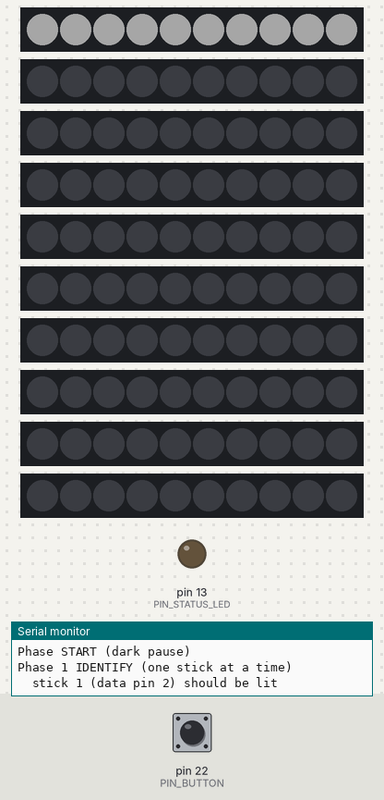
Bench run of a sketch on a simulated Arduino Mega 2560, built with avr-gcc and run on an emulated ATmega2560. On the bench: 10 × 10 RGB LEDs in strip order, left to right, output pins drawn as LEDs (lit = HIGH), the last lines printed to the serial monitor. The inputs (shaded band) are chosen by the test bench; at power-on: pin 22 (PIN_BUTTON) HIGH. Dim RGB values are drawn brighter than linear.

Above: at 2.1 s.
2.2 s: pin 22 (PIN_BUTTON) pulled LOW for 0.15 s
At 2.9 s:
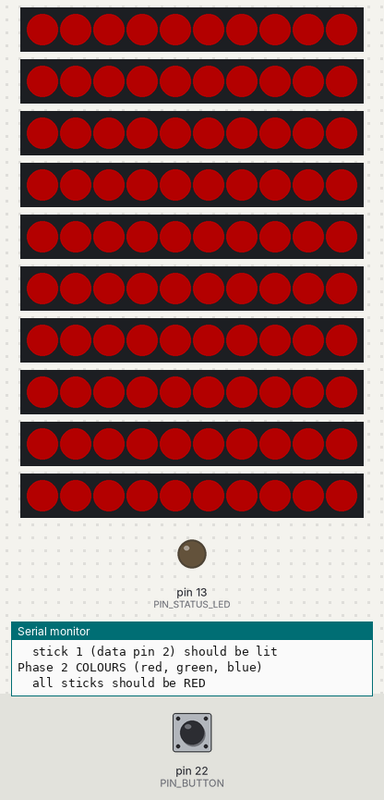
5.3 s: pin 22 (PIN_BUTTON) pulled LOW for 1 s
At 5.35 s:
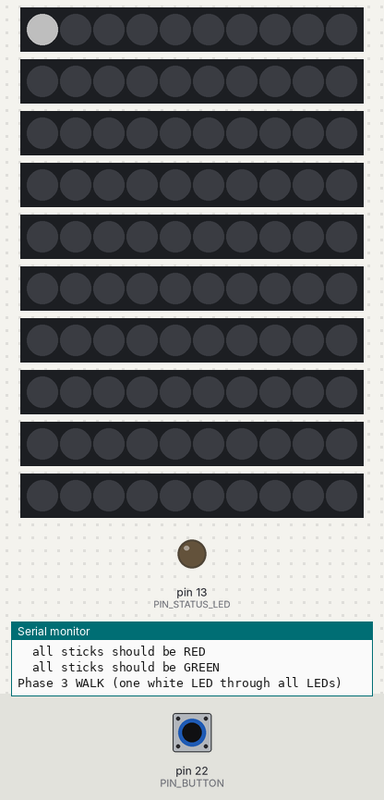
6.9 s: pin 22 (PIN_BUTTON) pulled LOW for 0.15 s
At 7.8 s:
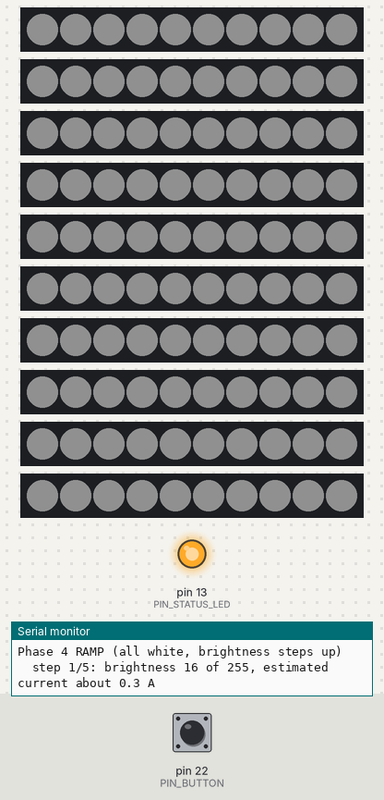
10.0 s: pin 22 (PIN_BUTTON) pulled LOW for 3.2 s
14.7 s: pin 22 (PIN_BUTTON) pulled LOW for 0.15 s
At 15.7 s:
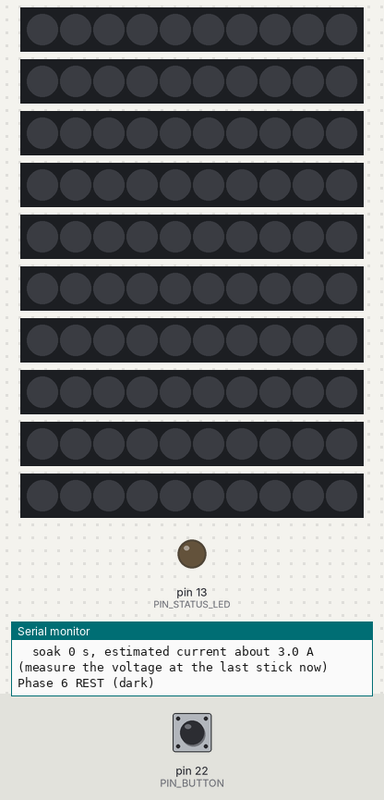
17.8 s: pin 22 (PIN_BUTTON) pulled LOW for 1 s
At 21.4 s:
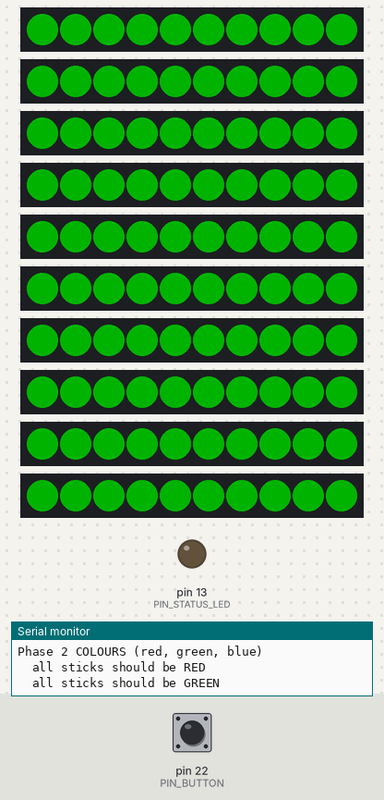
Timing chart, 0 to 22.9 s (numbered marks = the images above; inputs shaded):
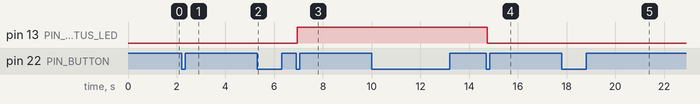

Measured:
- after the input at 2.2 s, the LEDs: first change after 0.05 s (image 1 shows a later state)
- after the input at 5.3 s, the LEDs: first change after 0.05 s (image 2 shows a later state)
- after the input at 6.9 s, pin 13 (PIN_STATUS_LED): LOW → HIGH after 0.05 s; the LEDs: change after 0.06 s (image 3)
- after the input at 14.7 s, pin 13 (PIN_STATUS_LED): HIGH → LOW after 0.04 s; the LEDs: change after 0.05 s (image 4)
- after the input at 17.8 s, the LEDs: first change after 0.05 s (image 5 shows a later state)

The sketch:

sketch.ino
```cpp
/*
 * Stick test - 10 Grove RGB LED sticks (10 x WS2813 mini LEDs each) on a SEPARATE 5 V supply
 *
 * Purpose: check that all 10 sticks (100 LEDs) work together, that the colour order is right and that
 * the separate 5 V supply and its wiring are strong enough. The Arduino only sends the data signal
 * (one data pin per stick) and shares GND; it does NOT power the sticks. Power the sticks BEFORE
 * the Arduino (see README.txt), and keep MAX_BRIGHTNESS low until the supply has been checked.
 *
 * The test runs these phases and then starts over (the push button on pin 22 skips to the next phase):
 *   1. IDENTIFY  one stick at a time lights up white (stick 1, 2, ... 10, see layout-diagram.pdf).
 *                Checks that every stick is on its own data pin and that all 10 LEDs of it work.
 *   2. COLOURS   all sticks red, then green, then blue. Wrong colour order shows other colours.
 *   3. WALK      one white LED walks through all 100 LEDs (stick 1 to stick 10).
 *   4. RAMP      all LEDs white, brightness goes up in steps (up to MAX_BRIGHTNESS). The Serial Monitor
 *                (115200 baud) prints the step and a rough current estimate. Watch for: flicker,
 *                white turning yellow/orange/red at the far end (voltage drop), the Arduino
 *                restarting (bad ground), a supply that clicks or shuts down.
 *   5. SOAK      everything stays white at MAX_BRIGHTNESS for SOAK_MS. Touch the wires and the
 *                supply: nothing should get hot. Measure the voltage at the last stick (4.5 V or more).
 *   6. REST      everything dark for a moment, then the test starts again from phase 1.
 *
 * Settings are at the top. Only built-in types are used in function signatures (Arduino's
 * automatic prototypes, see the main sketch).
 */

#include <Adafruit_NeoPixel.h>

// ============================== CONFIGURATION ==============================
constexpr uint8_t STICK_COUNT = 10;          // sticks the sketch knows (do not change)
constexpr uint8_t ACTIVE_STICKS = 10;        // sticks really connected, 1..STICK_COUNT, in the pin order below
constexpr uint8_t LEDS_PER_STICK = 10;
// Data pins = the yellow SIG wire of the sticks. These are the signal pins of the Grove connectors
// D2..D8 and A0..A2 of the Grove Base Shield (stick n is plugged into the n-th connector in this list).
constexpr uint8_t STICK_PINS[STICK_COUNT] = {2, 3, 4, 5, 6, 7, 8, A0, A1, A2};
constexpr uint8_t PIN_BUTTON = 22;           // optional push button to GND (pin 22 on the Mega's long header)
constexpr uint8_t PIN_STATUS_LED = 13;       // on during the high-load phases RAMP and SOAK
constexpr uint16_t COLOR_ORDER = NEO_GRB + NEO_KHZ800;   // WS2813: green-red-blue order, 800 kHz

constexpr uint8_t MAX_BRIGHTNESS = 128;      // 0..255. 255 = all 100 LEDs full white (about 5-6 A). Raise it
                                             // only when the 5 V supply is rated 8 A or more and the wiring is checked.
constexpr uint8_t IDENTIFY_BRIGHTNESS = 40;
constexpr uint8_t COLOUR_BRIGHTNESS = 60;
constexpr uint8_t WALK_BRIGHTNESS = 80;

constexpr uint32_t BOOT_MS = 1500;           // dark pause at power-up (lets the sticks start)
constexpr uint32_t IDENTIFY_STICK_MS = 1200; // time one stick is lit in phase 1
constexpr uint32_t COLOUR_MS = 2500;         // time one colour is shown in phase 2
constexpr uint32_t WALK_STEP_MS = 60;        // time the walking LED stays on one LED
constexpr uint8_t WALK_PASSES = 2;           // how many times it walks through all LEDs
constexpr uint32_t RAMP_STEP_MS = 5000;      // time one brightness step is held in phase 4
constexpr uint32_t SOAK_MS = 30000;          // phase 5 length
constexpr uint32_t REST_MS = 3000;
constexpr uint32_t SOAK_REPORT_MS = 5000;    // Serial message interval during SOAK
constexpr uint8_t ESTIMATE_MA_PER_CHANNEL = 20;   // guess for the Serial estimate: mA per colour channel at full brightness
constexpr uint32_t FRAME_MS = 20;            // data refresh interval
constexpr uint16_t DEBOUNCE_MS = 40;

constexpr uint8_t RAMP_STEP_COUNT = 9;
constexpr uint8_t RAMP_STEPS[RAMP_STEP_COUNT] = {16, 32, 64, 96, 128, 160, 192, 224, 255};
// ===========================================================================

constexpr uint8_t PH_START = 0;
constexpr uint8_t PH_IDENTIFY = 1;
constexpr uint8_t PH_COLOURS = 2;
constexpr uint8_t PH_WALK = 3;
constexpr uint8_t PH_RAMP = 4;
constexpr uint8_t PH_SOAK = 5;
constexpr uint8_t PH_REST = 6;
constexpr uint8_t PH_COUNT = 7;

// One object per stick (the objects are never copied; the pointer array below walks through them).
Adafruit_NeoPixel stick1(LEDS_PER_STICK, STICK_PINS[0], COLOR_ORDER);
Adafruit_NeoPixel stick2(LEDS_PER_STICK, STICK_PINS[1], COLOR_ORDER);
Adafruit_NeoPixel stick3(LEDS_PER_STICK, STICK_PINS[2], COLOR_ORDER);
Adafruit_NeoPixel stick4(LEDS_PER_STICK, STICK_PINS[3], COLOR_ORDER);
Adafruit_NeoPixel stick5(LEDS_PER_STICK, STICK_PINS[4], COLOR_ORDER);
Adafruit_NeoPixel stick6(LEDS_PER_STICK, STICK_PINS[5], COLOR_ORDER);
Adafruit_NeoPixel stick7(LEDS_PER_STICK, STICK_PINS[6], COLOR_ORDER);
Adafruit_NeoPixel stick8(LEDS_PER_STICK, STICK_PINS[7], COLOR_ORDER);
Adafruit_NeoPixel stick9(LEDS_PER_STICK, STICK_PINS[8], COLOR_ORDER);
Adafruit_NeoPixel stick10(LEDS_PER_STICK, STICK_PINS[9], COLOR_ORDER);
Adafruit_NeoPixel *const sticks[STICK_COUNT] = {&stick1, &stick2, &stick3, &stick4, &stick5,
                                                &stick6, &stick7, &stick8, &stick9, &stick10};

uint8_t phase = PH_START;
unsigned long phaseStart = 0;
unsigned long lastFrame = 0;
int announced = -1;               // last Serial announcement inside the current phase (step, stick, ...)
unsigned int cycleCount = 0;      // finished test cycles
uint8_t buttonStable = HIGH;
uint8_t buttonRaw = HIGH;
unsigned long buttonChangedAt = 0;

uint16_t totalLeds() {
  return (uint16_t)ACTIVE_STICKS * LEDS_PER_STICK;
}

// The brightness used by ramp step i (the steps stop at MAX_BRIGHTNESS).
uint8_t rampBrightness(uint8_t step) {
  const uint8_t b = RAMP_STEPS[step];
  return b > MAX_BRIGHTNESS ? MAX_BRIGHTNESS : b;
}

// Number of ramp steps: up to and including the first step that reaches MAX_BRIGHTNESS.
uint8_t rampLength() {
  uint8_t n = 0;
  while (n < RAMP_STEP_COUNT) {
    n++;
    if (RAMP_STEPS[n - 1] >= MAX_BRIGHTNESS) break;
  }
  return n;
}

unsigned long phaseDuration(uint8_t ph) {
  switch (ph) {
    case PH_START:    return BOOT_MS;
    case PH_IDENTIFY: return (unsigned long)ACTIVE_STICKS * IDENTIFY_STICK_MS;
    case PH_COLOURS:  return 3UL * COLOUR_MS;
    case PH_WALK:     return (unsigned long)WALK_PASSES * totalLeds() * WALK_STEP_MS;
    case PH_RAMP:     return (unsigned long)rampLength() * RAMP_STEP_MS;
    case PH_SOAK:     return SOAK_MS;
    default:          return REST_MS;
  }
}

// Rough current of all active LEDs lit white at this brightness, in mA (a guess, not a measurement).
unsigned long estimateMilliamps(uint8_t brightness) {
  return (unsigned long)totalLeds() * 3UL * ESTIMATE_MA_PER_CHANNEL * brightness / 255UL;
}

void printAmps(unsigned long milliamps) {
  Serial.print((int)(milliamps / 1000UL));
  Serial.print(F("."));
  Serial.print((int)((milliamps % 1000UL) / 100UL));
  Serial.print(F(" A"));
}

void setBrightnessAll(uint8_t brightness) {
  for (uint8_t i = 0; i < STICK_COUNT; i++) sticks[i]->setBrightness(brightness);
}

void clearAll() {
  for (uint8_t i = 0; i < STICK_COUNT; i++) sticks[i]->clear();
}

void fillAll(uint32_t color) {
  for (uint8_t i = 0; i < ACTIVE_STICKS; i++) {
    for (uint8_t k = 0; k < LEDS_PER_STICK; k++) sticks[i]->setPixelColor(k, color);
  }
}

void showAll() {
  for (uint8_t i = 0; i < STICK_COUNT; i++) sticks[i]->show();
}

void printPhaseName(uint8_t ph) {
  switch (ph) {
    case PH_START:    Serial.print(F("START (dark pause)")); break;
    case PH_IDENTIFY: Serial.print(F("1 IDENTIFY (one stick at a time)")); break;
    case PH_COLOURS:  Serial.print(F("2 COLOURS (red, green, blue)")); break;
    case PH_WALK:     Serial.print(F("3 WALK (one white LED through all LEDs)")); break;
    case PH_RAMP:     Serial.print(F("4 RAMP (all white, brightness steps up)")); break;
    case PH_SOAK:     Serial.print(F("5 SOAK (all white at MAX_BRIGHTNESS)")); break;
    default:          Serial.print(F("6 REST (dark)")); break;
  }
}

void startPhase(uint8_t next, unsigned long now) {
  if (next >= PH_COUNT) {
    cycleCount++;
    Serial.print(F("Test cycle "));
    Serial.print((int)cycleCount);
    Serial.println(F(" finished. Starting again."));
    next = PH_IDENTIFY;
  }
  phase = next;
  phaseStart = now;
  announced = -1;
  clearAll();
  showAll();
  digitalWrite(PIN_STATUS_LED, (phase == PH_RAMP || phase == PH_SOAK) ? HIGH : LOW);
  Serial.print(F("Phase "));
  printPhaseName(phase);
  Serial.println();
}

// True when the button was just pressed (debounced, active low).
bool buttonPressed(unsigned long now) {
  const uint8_t raw = digitalRead(PIN_BUTTON);
  if (raw != buttonRaw) {
    buttonRaw = raw;
    buttonChangedAt = now;
  }
  if (raw != buttonStable && now - buttonChangedAt >= DEBOUNCE_MS) {
    buttonStable = raw;
    return raw == LOW;
  }
  return false;
}

void drawIdentify(unsigned long t) {
  const uint8_t lit = (uint8_t)(t / IDENTIFY_STICK_MS);
  setBrightnessAll(IDENTIFY_BRIGHTNESS);
  clearAll();
  if (lit < ACTIVE_STICKS) {
    for (uint8_t k = 0; k < LEDS_PER_STICK; k++) sticks[lit]->setPixelColor(k, Adafruit_NeoPixel::Color(255, 255, 255));
    if (announced != lit) {
      announced = lit;
      Serial.print(F("  stick "));
      Serial.print(lit + 1);
      Serial.print(F(" (data pin "));
      Serial.print((int)STICK_PINS[lit]);
      Serial.println(F(") should be lit"));
    }
  }
}

void drawColours(unsigned long t) {
  const uint8_t c = (uint8_t)(t / COLOUR_MS);
  setBrightnessAll(COLOUR_BRIGHTNESS);
  clearAll();
  if (c == 0) fillAll(Adafruit_NeoPixel::Color(255, 0, 0));
  else if (c == 1) fillAll(Adafruit_NeoPixel::Color(0, 255, 0));
  else fillAll(Adafruit_NeoPixel::Color(0, 0, 255));
  if (announced != c) {
    announced = c;
    Serial.println(c == 0 ? F("  all sticks should be RED") : (c == 1 ? F("  all sticks should be GREEN") : F("  all sticks should be BLUE")));
  }
}

void drawWalk(unsigned long t) {
  const uint16_t pos = (uint16_t)((t / WALK_STEP_MS) % totalLeds());
  setBrightnessAll(WALK_BRIGHTNESS);
  clearAll();
  sticks[pos / LEDS_PER_STICK]->setPixelColor(pos % LEDS_PER_STICK, Adafruit_NeoPixel::Color(255, 255, 255));
}

void drawRamp(unsigned long t) {
  uint8_t step = (uint8_t)(t / RAMP_STEP_MS);
  if (step >= rampLength()) step = rampLength() - 1;
  const uint8_t brightness = rampBrightness(step);
  setBrightnessAll(brightness);
  clearAll();
  fillAll(Adafruit_NeoPixel::Color(255, 255, 255));
  if (announced != step) {
    announced = step;
    Serial.print(F("  step "));
    Serial.print(step + 1);
    Serial.print(F("/"));
    Serial.print((int)rampLength());
    Serial.print(F(": brightness "));
    Serial.print((int)brightness);
    Serial.print(F(" of 255, estimated current about "));
    printAmps(estimateMilliamps(brightness));
    Serial.println();
  }
}

void drawSoak(unsigned long t) {
  setBrightnessAll(MAX_BRIGHTNESS);
  clearAll();
  fillAll(Adafruit_NeoPixel::Color(255, 255, 255));
  const int report = (int)(t / SOAK_REPORT_MS);
  if (announced != report) {
    announced = report;
    Serial.print(F("  soak "));
    Serial.print((int)(t / 1000UL));
    Serial.print(F(" s, estimated current about "));
    printAmps(estimateMilliamps(MAX_BRIGHTNESS));
    Serial.println(F(" (measure the voltage at the last stick now)"));
  }
}

void drawPhase(unsigned long t) {
  switch (phase) {
    case PH_IDENTIFY: drawIdentify(t); break;
    case PH_COLOURS:  drawColours(t); break;
    case PH_WALK:     drawWalk(t); break;
    case PH_RAMP:     drawRamp(t); break;
    case PH_SOAK:     drawSoak(t); break;
    default:          clearAll(); break;
  }
  showAll();
}

void setup() {
  Serial.begin(115200);
  pinMode(PIN_BUTTON, INPUT_PULLUP);
  pinMode(PIN_STATUS_LED, OUTPUT);
  for (uint8_t i = 0; i < STICK_COUNT; i++) sticks[i]->begin();
  setBrightnessAll(IDENTIFY_BRIGHTNESS);
  Serial.println(F("Stick test: 10 LED sticks on a separate 5 V supply (see the top of sketch.ino)."));
  Serial.print(F("Sticks: "));
  Serial.print((int)ACTIVE_STICKS);
  Serial.print(F(", LEDs: "));
  Serial.print((int)totalLeds());
  Serial.print(F(", MAX_BRIGHTNESS "));
  Serial.print((int)MAX_BRIGHTNESS);
  Serial.print(F(", estimated current at MAX_BRIGHTNESS about "));
  printAmps(estimateMilliamps(MAX_BRIGHTNESS));
  Serial.println();
  startPhase(PH_START, millis());
}

void loop() {
  const unsigned long now = millis();
  if (buttonPressed(now)) {
    startPhase(phase + 1, now);
  } else if (now - phaseStart >= phaseDuration(phase)) {
    startPhase(phase == PH_START ? PH_IDENTIFY : phase + 1, now);
  }
  if (now - lastFrame >= FRAME_MS) {
    lastFrame = now;
    drawPhase(now - phaseStart);
  }
}
```
